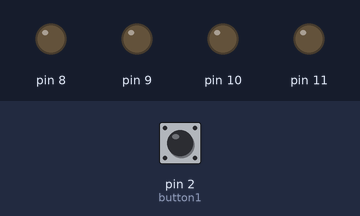
A sketch run on a simulated Arduino Uno, built with avr-gcc and run on an emulated ATmega328P. On the bench: output pins drawn as LEDs (lit = HIGH). Inputs (shaded band) come from the test bench; at power-on: pin 2 (button1) LOW. Random numbers use the default seed unless the sketch sets one.

Above: at 1.2 s.
1.3 s: pin 2 (button1) pulled HIGH for 0.15 s
At 3.3 s:
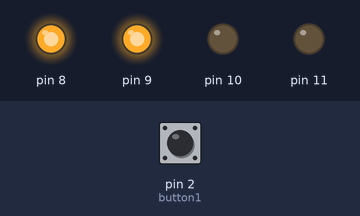
4.3 s: pin 2 (button1) pulled HIGH for 1 s
At 6.6 s:
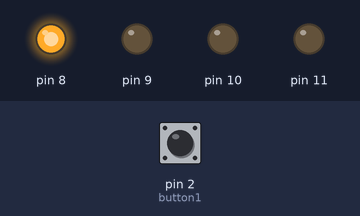
6.8 s: pin 2 (button1) pulled HIGH for 0.15 s
At 8.7 s:
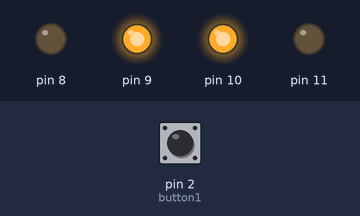
9.8 s: pin 2 (button1) pulled HIGH for 3.2 s
At 12.2 s:
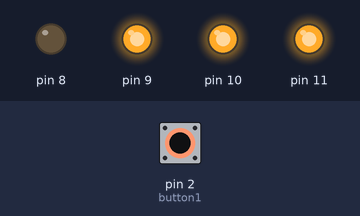
Timing chart, 0 to 13.7 s (numbered marks = the images above; inputs shaded):
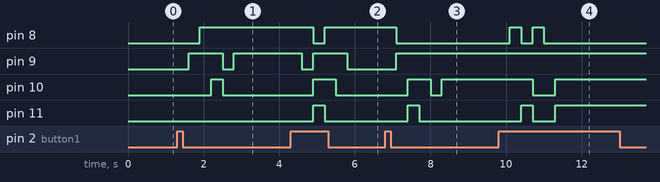

Measured:
- after the input at 1.3 s, pin 8: LOW → HIGH after 0.60 s; pin 9: LOW → HIGH after 0.30 s, → LOW 0.90 s later, → HIGH 0.30 s later; pin 10: LOW → HIGH after 0.90 s, → LOW 0.30 s later
- after the input at 4.3 s, pin 8: HIGH → LOW after 0.60 s, → HIGH 0.30 s later; pin 9: HIGH → LOW after 0.30 s, → HIGH 0.30 s later, → LOW 0.90 s later; pin 10: LOW → HIGH after 0.60 s, → LOW 0.60 s later; pin 11: LOW → HIGH after 0.60 s, → LOW 0.30 s later
- after the input at 6.8 s, pin 8: HIGH → LOW after 0.30 s; pin 9: LOW → HIGH after 0.30 s; pin 10: LOW → HIGH after 0.60 s, → LOW 0.60 s later, → HIGH 0.30 s later; pin 11: LOW → HIGH after 0.60 s, → LOW 0.30 s later
- after the input at 9.8 s, pin 8: alternates HIGH for 0.30 s and LOW for 0.30 s, 4 changes in all, then stays LOW, starting after 0.30 s; pin 10: HIGH → LOW after 0.90 s, → HIGH 0.60 s later; pin 11: LOW → HIGH after 0.60 s, → LOW 0.30 s later, → HIGH 0.60 s later

The sketch:

DiceGame.ino
```cpp
const int button1 = 2;         // push button wired to ground on one side and a 10K pull up resistor to 5v + line to pin on other

const int group1 = 1 << 0;     // single LED with single 330 ohm resistor (orange, orange, brown)
const int group2 = 1 << 1;     // two LEDs in series with single 100 ohm resistor (brown, black x3, brown)
const int group3 = 1 << 2;     // same as group 2
const int group4 = 1 << 3;     // same as group 2

const int ledPatterns[] = { 0, // clear all
  group1,                      // 1
  group2,                      // 2
  group1 | group2,             // 3
  group2 | group3,             // 4
  group1 | group2 | group3,    // 5
  group2 | group3 | group4     // 6
};

int lastRoll = 0;
int lastButtonState = LOW;

void setup() {
  randomSeed(analogRead(0));
  pinMode(button1, INPUT);
  DDRB = group1 | group2 | group3 | group4; // set pins as outputs
}

int getNext() {
  return random(1, 7);
}

void showValue(int diceValue) {
  PORTB = ledPatterns[diceValue];
}

const int animationLength = 4;
int animateNext() {
  int nextValue = getNext();
  int animation[animationLength + 2];

  animation[0] = lastRoll;
  animation[animationLength + 1] = nextValue;

  for (int i = 1; i < animationLength + 1; i++) {
    int animationValue;
    do {
      animationValue = getNext();
    } while (animationValue == animation[i - 1] || animationValue == animation[i + 1]);
    animation[i] = animationValue;
  }

  for (int i = 0; i < sizeof(animation) / sizeof(int); i++) {
    showValue(animation[i]);
    delay(300);
  }
  return nextValue;
}

void loop() {
  int button1State = digitalRead(button1);
  if (button1State != lastButtonState) {
    lastButtonState = button1State;
    if (button1State == HIGH) {
      lastRoll = animateNext();
    }
  }
}
```
